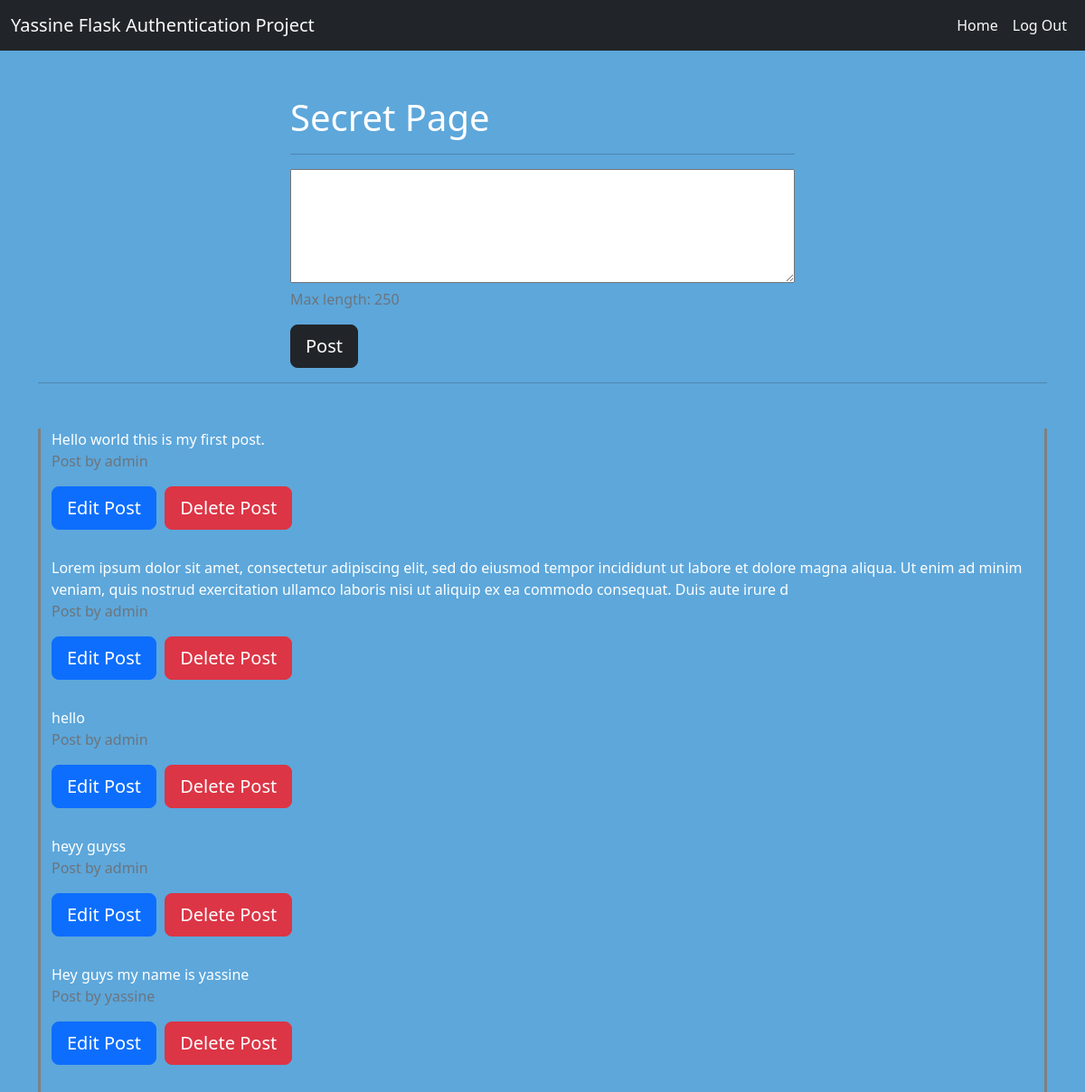
Screenshot of /secret (signed in) with the database file from the repository.
### social_app/db_models.py (models this page shows, shortened)
class User(UserMixin, db1.Model):
    __bind_key__ = "db1"
    id = db1.Column(db1.Integer, primary_key=True)
    username = db1.Column(db1.String(30), unique=True, nullable=False)
    password = db1.Column(db1.String,  unique=False, nullable=False)
    email = db1.Column(db1.String,  unique=True, nullable=False)
    info = {'bind_key': 'db1'}

### social_app/routes.py (the view, shortened to what this page needs)
@app.route("/secret", methods=["GET", "POST"])
@login_required
def secret_page():
    all_posts = get_all_posts()
    return render_template("secret.html", name=current_user.username, logged_in=current_user.is_authenticated, all_posts=all_posts)

### social_app/db_models.py (called while the page is built)
@login_manager.user_loader
def load_user(user_id):
    return User.query.get(int(user_id))

### social_app/utils.py (called while the page is built)
def get_all_posts():
   all_posts = Post.query.all()
   return all_posts

### social_app/templates/secret.html (shortened to what this page needs)
{% extends "base.html" %}
{% block content %}
<div class="secret-div-2 container ">
    <div class="secret-div-2-form-div">
        <h1 class="secret-div-2-h1">Secret Page</h1>
        <hr>
        <form action=" {{ url_for('secret_page') }}" method="POST">
            <textarea maxlength=250 type="text" name="post-text" id="postid"  rows="5" placeholder="Say somthing..." style="width:100%; " validate > </textarea>
                <p class="text-muted" >Max length: 250</p>
            <button class="btn btn-lg btn-dark" type="submit">Post</button>
        </form>
    </div>
    <hr>
    <div class="secret-div-post-div container">
        {% for posts in all_posts %}
            <div>
                <p class="secret-post-body" >{{ posts.post }}</p>
                <p class="secret-post-username text-muted" >Post by {{ posts.username }} </p>
                <button class="secret-edit-post btn btn-lg btn-primary" >Edit Post</button>
                <button class="secret-delete-post btn btn-lg btn-danger" >Delete Post</button>
            </div>
        {% endfor %}
    </div>
</div>
{% endblock %}

### social_app/templates/base.html (shortened to what this page needs)
<!DOCTYPE html>
<html>
<head>
    {% block head %}
    <link href="https://cdn.jsdelivr.net/npm/bootstrap@5.2.2/dist/css/bootstrap.min.css" rel="stylesheet">
    <link rel="stylesheet" href="static/css/style.css">
    {% endblock %}
</head>
<body>
    <section id="top-section">
        <div class=" top-section-container-fluid">
            <nav class="navbar navbar-expand-lg navbar-dark bg-dark ">
                <div class="container-fluid">
                    <a class="navbar-brand link-light" href=" {{ url_for('home_page') }} ">
                        Yassine Flask Authentication Project
                    </a>
                  <div class="justify-content-end collapse navbar-collapse" id="navbarText">
                    <ul class="navbar-nav ">
                        <li class="nav-item">
                            <a class="nav-link link-light" href="{{ url_for('home_page') }}">Home</a>
                        </li>
                        <li class="nav-item">
                            <a class="nav-link link-light" href="{{ url_for('logout') }}">Log Out</a>
                        </li>
                    </ul>
                  </div>
                </div>
            </nav>
        </div>
    </section>
    {% block content %}
    {% endblock %}
</body>
</html>

### social_app/static/css/style.css (style rules this page uses)
body { background-color: #5DA7DB; }
.secret-div-2 { margin-top: 50px; }
.secret-div-2-form-div { width: 50%; margin: auto; }
.secret-div-2-h1 { color: white; font-size: 40px; }
.secret-div-post-div { margin-top: 50px; border-left: solid gray; border-right: solid gray; }
.secret-post-body { margin-bottom: 0; color: white; }
.secret-post-username { margin-top: 0; }
.secret-edit-post { margin-bottom: 30px; }
.secret-delete-post { margin-bottom: 30px; margin-left: 5px; }

### rows the page displays
User: post "Hello world this is my first post.", username "admin", post "Lorem ipsum dolor sit amet, consectetur adipiscing elit, sed do eiusmod tempor incididunt ut labore et dolore magna aliqua. Ut enim ad minim veniam, quis nostrud exercitation ullamco laboris nisi ut aliquip ex ea commodo consequat. Duis aute irure d", post "hello", post "heyy guyss"

### other values shown
{{ posts.post }} "Hey guys my name is yassine"
{{ posts.username }} "yassine"
